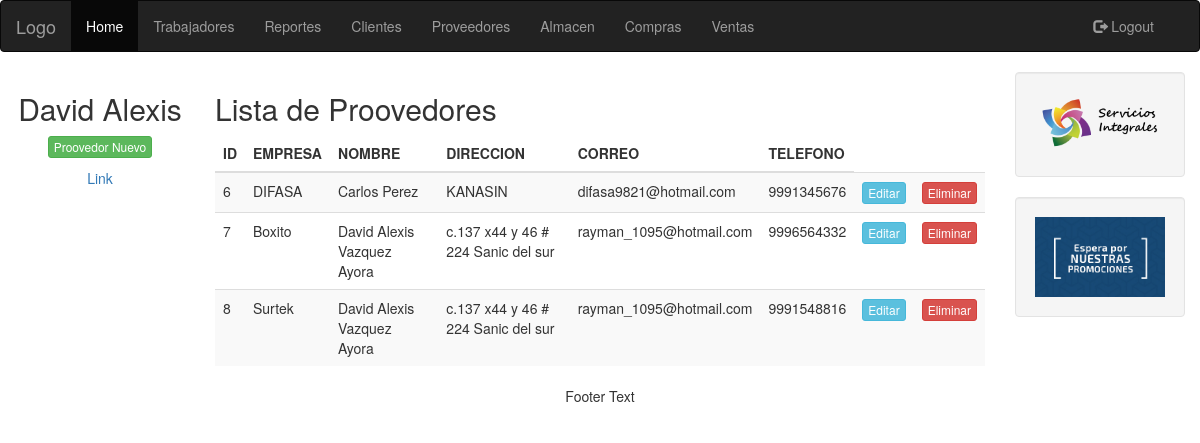
Page /taller/proveedores.php (signed in) on the committed database.
### tables this page shows
CREATE TABLE `trabajador` (
  `id` int(11) NOT NULL,
  `nombre` varchar(30) NOT NULL,
  `apellido` varchar(30) NOT NULL,
  `usuario` varchar(40) NOT NULL,
  `contrasena` varchar(30) NOT NULL,
  `admin` int(15) NOT NULL
);

CREATE TABLE `proveedor` (
  `id` int(11) NOT NULL,
  `empresa` varchar(40) NOT NULL,
  `nombre` varchar(30) NOT NULL,
  `direccion` varchar(40) NOT NULL,
  `correo` varchar(30) NOT NULL,
  `telefono` varchar(15) NOT NULL
);

### taller/utilidades/sesion.php (called while the page is built, shortened)
<?php
include_once('clases/Trabajador.php');
global $BD;
if (isset($_SESSION['sesion_id'])) {
	if ($_SESSION['sesion_tipo'] == 'trabajador') {
		$_usuario = new Trabajador();
		$sql = "SELECT * FROM trabajador WHERE id = {$_SESSION['sesion_id']}";
		$resultado = $BD->query($sql);
		$datos = $resultado->fetch_assoc();
		$_usuario->nombre = $datos['nombre'];
	}
} else {
	$_usuario = false;
}

### taller/clases/Trabajador.php (called while the page is built, shortened)
<?php
include_once "Proveedor.php";
include_once "Almacen.php";
class Trabajador extends Usuario {
	public function consultarProveedores() {
		global $BD;
		$sql = "SELECT * FROM proveedor";
		$result = $BD->query($sql);
		$proveedores = array();
		while($fila = $result->fetch_assoc()) {
			$proveedor = new Proveedor($fila['id'], $fila['empresa'], $fila['nombre'], $fila['direccion'], $fila['correo'], $fila['telefono']);
			$proveedores[] = $proveedor;
		}
		return $proveedores;
	}
}

### taller/clases/Proveedor.php (called while the page is built, shortened)
<?php
class Proveedor {
	public function __construct($id = null, $empresa = null, $nombre = null, $direccion =null, $correo = null, $telefono = null) {
		$this->id = $id;
		$this->empresa = $empresa;
		$this->nombre = $nombre;
		$this->direccion = $direccion;
		$this->correo = $correo;
		$this->telefono= $telefono;
	}
}

### taller/proveedores.php (the view, shortened to what this page needs)
<?php
include('utilidades/conexion_bd.php');
include('utilidades/sesion.php');
$clientes = $_usuario->consultarProveedores();
?>
<!DOCTYPE html>
<html>
<head>
	<?php include 'utilitys.php'; ?>
</head>
<body>
	<?php include 'nav.php'; ?>
	<div class="container-fluid text-center">
		<div class="row content">
			<div class="col-sm-2 sidenav">
				<?php if ($_usuario) { ?>
				<h2><?php echo $_usuario->nombre; ?></h2>
				<?php } ?>
				<p><a href="proveedores_nuevo.php" class="btn btn-success btn-xs">Proovedor Nuevo</a></p>
				<p><a href="#">Link</a></p>
			</div>
			<div class="col-sm-8 text-left">
				<h2>Lista de Proovedores</h2>
				<div class="table-responsive">
				<table class="table table-striped">
					<thead>
						<tr>
							<th>ID</th>
							<th>EMPRESA</th>
							<th>NOMBRE</th>
							<th>DIRECCION</th>
							<th>CORREO</th>
							<th>TELEFONO</th>
						</tr>
					</thead>
					<tbody>
						<?php foreach($clientes as $objeto) { ?>
							<tr>
								<td><?php echo $objeto->id; ?></td>
								<td><?php echo $objeto->empresa; ?></td>
								<td><?php echo $objeto->nombre; ?></td>
								<td><?php echo $objeto->direccion; ?></td>
								<td><?php echo $objeto->correo; ?></td>
								<td><?php echo $objeto->telefono; ?></td>
								<td><a href="proveedores_editar.php?id=<?php echo $objeto->id; ?>" class="btn btn-info btn-xs"> Editar </a></td>
								<td><a href="proveedores_eliminar.php?id=<?php echo $objeto->id;?>" class="btn btn-danger btn-xs"> Eliminar </a></td>
							</tr>
						<?php } ?>
					</tbody>
				</table>
				</div>
			</div>
			<div class="col-sm-2 sidenav">
				<div class="well">
					<img src="img/serviciosintegrales2.png" style="width:100%">
				</div>
				<div class="well">
					<img src="img/promociones.jpg" style="width:100%">
				</div>
			</div>
		</div>
	</div>
	<?php include 'footer.php'; ?>
</body>
</html>

### rows in the picture
trabajador: nombre "David Alexis"
proveedor: id "6", empresa "DIFASA", nombre "Carlos Perez", direccion "KANASIN", correo "difasa9821@hotmail.com", telefono "9991345676"
proveedor: id "7", empresa "Boxito", nombre "David Alexis Vazquez Ayora", direccion "c.137 x44 y 46 # 224 Sanic del sur", correo "rayman_1095@hotmail.com", telefono "9996564332"
proveedor: id "8", empresa "Surtek", nombre "David Alexis Vazquez Ayora", direccion "c.137 x44 y 46 # 224 Sanic del sur", correo "rayman_1095@hotmail.com", telefono "9991548816"
